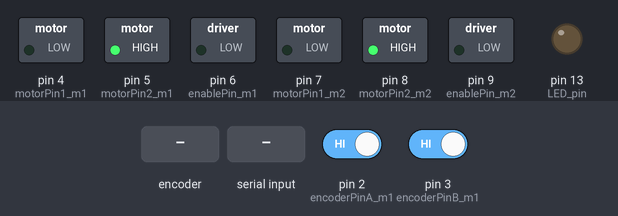
Recording of a sketch running on a simulated Arduino Uno, built with avr-gcc and run on an emulated ATmega328P. Shown: switched loads named in the sketch (green lamp = pin HIGH), output pins drawn as LEDs (lit = HIGH). The inputs (shaded band) are chosen by the test bench; at power-on: pin 2 (encoderPinA_m1) HIGH, pin 3 (encoderPinB_m1) HIGH. What the sketch prints to the serial monitor is not drawn.

Above: at 1.3 s.
1.4 s: rotary encoder on pin 2 (encoderPinA_m1) / pin 3 (encoderPinB_m1) turned 3 steps (first pin leading)
At 2.5 s:
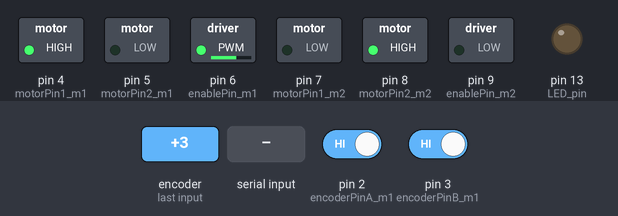
3.5 s: ";" received over Serial
At 4.0 s:
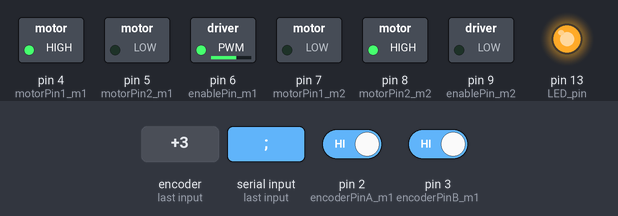
5.0 s: rotary encoder on pin 2 (encoderPinA_m1) / pin 3 (encoderPinB_m1) turned 2 steps (second pin leading)
At 5.6 s:
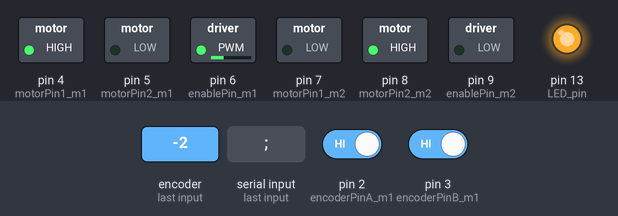
6.9 s: rotary encoder on pin 2 (encoderPinA_m1) / pin 3 (encoderPinB_m1) turned 2 steps (second pin leading)
At 8.3 s:
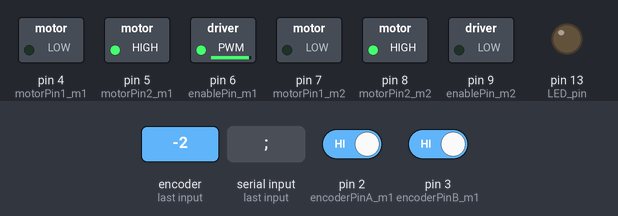
8.8 s: "90;45\n" received over Serial
At 9.3 s:
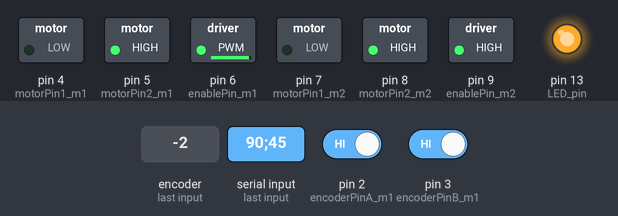
10.3 s: rotary encoder on pin 2 (encoderPinA_m1) / pin 3 (encoderPinB_m1) turned 1 step (first pin leading)
At 11.0 s:
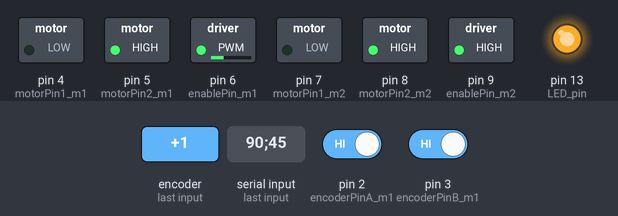
Timing chart, 0 to 13.0 s (numbered marks = the images above; inputs shaded):
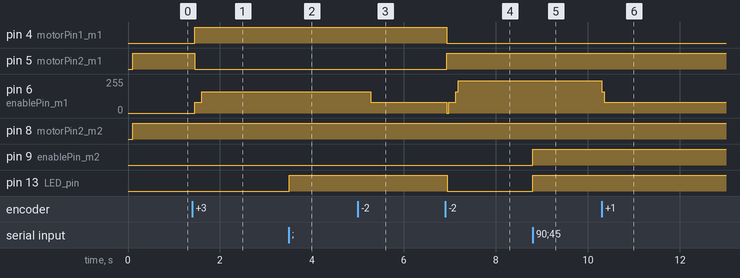

The sketch:

2_Motor_Comms.ino
```cpp
const int UnderVolt = 80;
const int MaxVelocity = 160;

// Define constants for pulses per revolution (PPR) and gear ratio (GR)
const float GR = 297.924;

// Variables for tracking encoder positions
volatile long counter_m1 = 0;
volatile long counter_m2 = 0;
int aLastState_m1;
int aLastState_m2;

// Pins for reading encoders of motor 1 and 2
const int encoderPinA_m1 = 2;
const int encoderPinB_m1 = 3;
const int encoderPinA_m2 = 12;
const int encoderPinB_m2 = 11;

// Pins for setting the direction of motor 1 and 2
const int motorPin1_m1 = 4;
const int motorPin2_m1 = 5;
const int motorPin1_m2 = 7;
const int motorPin2_m2 = 8;

// Pins for setting the speed of rotation (Enable pin) of motors 1 and 2
const int enablePin_m1 = 6;
const int enablePin_m2 = 9;

// Variables for encoder positions and desired positions
long currentPosition_m1 = 0;
long currentPosition_m2 = 0;
float demandPositionInDegrees_m1;
float demandPositionInDegrees_m2;
float currentPositionInDegrees_m1;
float currentPositionInDegrees_m2;

// Time parameters
unsigned long currentTime;
unsigned long previousTime = 0;
unsigned long deltaT;

// PID gains
float Kp_m1 = 400, Kd_m1 = 10000000, Ki_m1 = 0;
float Kp_m2 = 400, Kd_m2 = 10000000, Ki_m2 = 0;

// Error values
float errorPositionInDegrees_prev_m1 = 0, errorPositionInDegrees_sum_m1 = 0;
float errorPositionInDegrees_prev_m2 = 0, errorPositionInDegrees_sum_m2 = 0;

// Communication

char c;                   // characters received from matlab
float val1 = 0.0;         // input1 from matlab
float val2 = 0.0;         // input2 from matlab

int i = 0;                // counter
String matlabStr = "";
int LED_pin = LED_BUILTIN;


//states
bool readyToSend = false;
int resting = 0;

bool firstInputReceived = false;
bool secondInputReceived = false;

bool firstInputExecuted = false;
bool secondInputExecuted = false;


void setup() {
  Serial.begin(115200);
  pinMode(LED_pin, OUTPUT);

  digitalWrite(LED_pin, LOW);

  //Initialize the pins using pinMode and attachInterrupt functions
  pinMode(motorPin1_m1, OUTPUT);
  pinMode(motorPin2_m1, OUTPUT);
  pinMode(enablePin_m1, OUTPUT);

  pinMode(motorPin1_m2, OUTPUT);
  pinMode(motorPin2_m2, OUTPUT);
  pinMode(enablePin_m2, OUTPUT);

  pinMode(encoderPinA_m1, INPUT_PULLUP);
  pinMode(encoderPinB_m1, INPUT_PULLUP);
  attachInterrupt(digitalPinToInterrupt(encoderPinA_m1), updateEncoder_m1, CHANGE);

  pinMode(encoderPinA_m2, INPUT_PULLUP);
  pinMode(encoderPinB_m2, INPUT_PULLUP);
  attachInterrupt(digitalPinToInterrupt(encoderPinA_m2), updateEncoder_m2, CHANGE);

  delay(100);

  previousTime = micros();
}

void loop() {

  //demandPositionInDegrees_m1 = 360;
  //demandPositionInDegrees_m2 = 70;

  if (readyToSend == false) {
    if (Serial.available()>0)       // is there anything received?
    {
      //digitalWrite(LED_pin, LOW);

      c = Serial.read();            // read characters
      matlabStr = matlabStr + c;    // append characters to string as these are received

      //if (firstInputReceived == false){
        //Serial.println("received first input");
        //Serial.println(matlabStr);
      //  firstInputReceived = true;
      //}

      //if ( (secondInputReceived == false) && (firstInputExecuted == true) ){
        //Serial.println("received second input");
        //Serial.println(matlabStr);
      //  secondInputReceived = true;
      //}

      if (matlabStr.indexOf(";") != -1) // have we received a semi-colon (indicates end of command from matlab)?
        {
        // parse incomming data, e.g. C40.0,3.5;
        int posComma1 = matlabStr.indexOf(",");                     // position of comma in string
        val1 = matlabStr.substring(1, posComma1).toFloat();         // float from substring from character 1 to comma position
        int posEnd = matlabStr.indexOf(";");                        // position of last character
        val2 = matlabStr.substring(posComma1+1, posEnd).toFloat();  // float from substring from comma+1 to end-1

        demandPositionInDegrees_m1 = val1;
        demandPositionInDegrees_m2 = val2;

        readyToSend = true;
        digitalWrite(LED_pin, HIGH);

        /*
        Serial.println("demanded position");
        Serial.println(matlabStr);
        Serial.println(val1);
        Serial.println(val2);
        */
        matlabStr = "";
      }
    }
  }

  currentPositionInDegrees_m1 = ((counter_m1 * 360) / (GR * 6));
  currentPositionInDegrees_m2 = ((counter_m2 * 360) / (GR * 6));

  currentTime = micros();
  deltaT = currentTime - previousTime;

  if (deltaT > 400) {

    //Compute error (P,I,D), and ensure that the previous error is updated
    float errorPositionInDegrees_m1 = currentPositionInDegrees_m1 - demandPositionInDegrees_m1;
    float errorPositionInDegrees_diff_m1 = (errorPositionInDegrees_m1 - errorPositionInDegrees_prev_m1) / deltaT;
    errorPositionInDegrees_sum_m1 += errorPositionInDegrees_m1;
    errorPositionInDegrees_prev_m1 = errorPositionInDegrees_m1;

    float errorPositionInDegrees_m2 = currentPositionInDegrees_m2 - demandPositionInDegrees_m2;
    float errorPositionInDegrees_diff_m2 = (errorPositionInDegrees_m2 - errorPositionInDegrees_prev_m2) / deltaT;
    errorPositionInDegrees_sum_m2 += errorPositionInDegrees_m2;
    errorPositionInDegrees_prev_m2 = errorPositionInDegrees_m2;

    //Compute the PID output
    float controllerOutput_m1 = errorPositionInDegrees_m1 * Kp_m1 + errorPositionInDegrees_diff_m1 * Kd_m1 + errorPositionInDegrees_sum_m1 * Ki_m1 * deltaT;
    controllerOutput_m1 = constrain(controllerOutput_m1, -255, 255);

    float controllerOutput_m2 = errorPositionInDegrees_m2 * Kp_m2 + errorPositionInDegrees_diff_m2 * Kd_m2 + errorPositionInDegrees_sum_m2 * Ki_m2 * deltaT;
    controllerOutput_m2 = constrain(controllerOutput_m2, -255, 255);

    //To stop undervoltage
    if ( (-UnderVolt < controllerOutput_m1) && (controllerOutput_m1 < UnderVolt) ) {
      controllerOutput_m1 = 0;
    }

    if ( (-UnderVolt < controllerOutput_m2) && (controllerOutput_m2 < UnderVolt) ) {
      controllerOutput_m2 = 0;
    }

    //To stop fast movement
    if  (MaxVelocity < controllerOutput_m1) {
      controllerOutput_m1 = MaxVelocity;
    }

    if  (MaxVelocity < controllerOutput_m2) {
      controllerOutput_m2 = MaxVelocity;
    }

    //Send voltage to motors
    if (controllerOutput_m1 > 0) {
      digitalWrite(motorPin1_m1, HIGH);
      digitalWrite(motorPin2_m1, LOW);
      analogWrite(enablePin_m1, controllerOutput_m1);
    } else {
      digitalWrite(motorPin1_m1, LOW);
      digitalWrite(motorPin2_m1, HIGH);
      analogWrite(enablePin_m1, -controllerOutput_m1);
    }

    if (controllerOutput_m2 > 0) {
      digitalWrite(motorPin1_m2, HIGH);
      digitalWrite(motorPin2_m2, LOW);
      analogWrite(enablePin_m2, controllerOutput_m2);
    } else {
      digitalWrite(motorPin1_m2, LOW);
      digitalWrite(motorPin2_m2, HIGH);
      analogWrite(enablePin_m2, -controllerOutput_m2);
    }

    if ( (controllerOutput_m1 == 0) && (controllerOutput_m2 == 0) && (readyToSend == true) ) {
      resting += 1;
      if  (resting > 10) {
        resting = 0;
        readyToSend = false;
        digitalWrite(LED_pin, LOW);
      }
    }

    previousTime = currentTime;

  }

  if (readyToSend)  // arduino has received command form matlab and now is ready to send
  {

    Serial.print("c");                    // command
    Serial.print(i);                      // series 1
    Serial.print(",");                    // delimiter
    Serial.print(currentPositionInDegrees_m1);
    Serial.print(",");
    Serial.println(currentPositionInDegrees_m2); // series 2
    i += 1;

  }

}

void updateEncoder_m1() {
  // Code to update counter_m1 based on the state of the encoder pins
  // Read current states of channels A and B
  int aState_m1 = digitalRead(encoderPinA_m1);
  int bState_m1 = digitalRead(encoderPinB_m1);


  // Check if the state of channel A has changed
  if (aState_m1 != aLastState_m1) {
    // Determine the direction of rotation by comparing A and B states
    if (aState_m1 != bState_m1) {
      counter_m1++;  // Clockwise rotation
    } else {
      counter_m1--;  // Counterclockwise rotation
    }
  }

  // Update the last known state of channel A
  aLastState_m1 = aState_m1;
}

void updateEncoder_m2() {
  // Code to update counter_m2 based on the state of the encoder pins
  // Read current states of channels A and B
  int aState_m2 = digitalRead(encoderPinA_m2);
  int bState_m2 = digitalRead(encoderPinB_m2);

  // Check if the state of channel A has changed
  if (aState_m2 != aLastState_m2) {
    // Determine the direction of rotation by comparing A and B states
    if (aState_m2 != bState_m2) {
      counter_m2++;  // Clockwise rotation
    } else {
      counter_m2--;  // Counterclockwise rotation
    }
  }

  // Update the last known state of channel A
  aLastState_m2 = aState_m2;
}
```

Measured:
- after the input at 1.4 s, pin 4 (motorPin1_m1): LOW → HIGH after 0.05 s; pin 5 (motorPin2_m1): HIGH → LOW after 0.05 s; pin 6 (enablePin_m1): 0/255 → 80/255 after 0.05 s, → 160/255 0.15 s later
- after the input at 3.5 s, pin 13 (LED_pin): LOW → HIGH at once
- after the input at 5.0 s, pin 6 (enablePin_m1): 160/255 → 80/255 after 0.28 s
- after the input at 6.9 s, pin 4 (motorPin1_m1), pin 13 (LED_pin): HIGH → LOW at once; pin 5 (motorPin2_m1): LOW → HIGH at once; pin 6 (enablePin_m1): 80/255 → 241/255 after 0.23 s
- after the input at 8.8 s, pin 9 (enablePin_m2), pin 13 (LED_pin): LOW → HIGH at once
- after the input at 10.3 s, pin 6 (enablePin_m1): 241/255 → 80/255 at once
